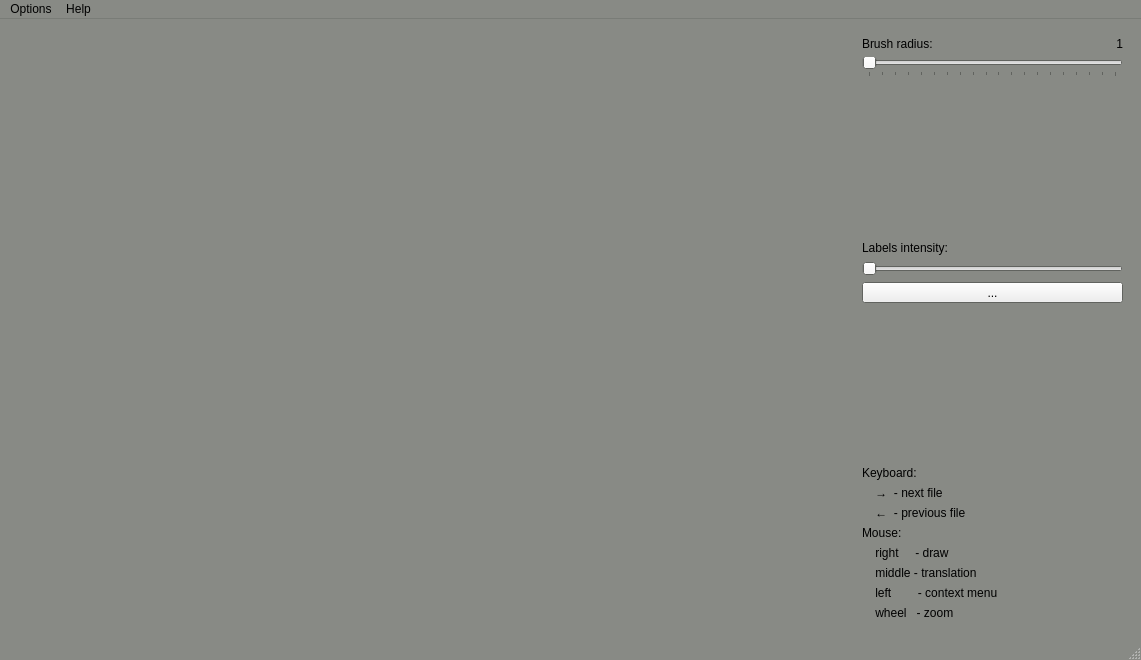
<?xml version="1.0" encoding="UTF-8"?>
<ui version="4.0">
 <class>MainWindow</class>
 <widget class="QMainWindow" name="MainWindow">
  <property name="geometry">
   <rect>
    <x>0</x>
    <y>0</y>
    <width>1141</width>
    <height>660</height>
   </rect>
  </property>
  <property name="palette">
   <palette>
    <active>
     <colorrole role="Base">
      <brush brushstyle="SolidPattern">
       <color alpha="255">
        <red>211</red>
        <green>215</green>
        <blue>207</blue>
       </color>
      </brush>
     </colorrole>
     <colorrole role="Window">
      <brush brushstyle="SolidPattern">
       <color alpha="255">
        <red>136</red>
        <green>138</green>
        <blue>133</blue>
       </color>
      </brush>
     </colorrole>
    </active>
    <inactive>
     <colorrole role="Base">
      <brush brushstyle="SolidPattern">
       <color alpha="255">
        <red>211</red>
        <green>215</green>
        <blue>207</blue>
       </color>
      </brush>
     </colorrole>
     <colorrole role="Window">
      <brush brushstyle="SolidPattern">
       <color alpha="255">
        <red>136</red>
        <green>138</green>
        <blue>133</blue>
       </color>
      </brush>
     </colorrole>
    </inactive>
    <disabled>
     <colorrole role="Base">
      <brush brushstyle="SolidPattern">
       <color alpha="255">
        <red>136</red>
        <green>138</green>
        <blue>133</blue>
       </color>
      </brush>
     </colorrole>
     <colorrole role="Window">
      <brush brushstyle="SolidPattern">
       <color alpha="255">
        <red>136</red>
        <green>138</green>
        <blue>133</blue>
       </color>
      </brush>
     </colorrole>
    </disabled>
   </palette>
  </property>
  <property name="windowTitle">
   <string>MainWindow</string>
  </property>
  <widget class="QWidget" name="centralwidget">
   <layout class="QHBoxLayout" name="horizontalLayout_2">
    <item>
     <layout class="QHBoxLayout" name="horizontalLayout" stretch="3,1">
      <item>
       <widget class="QImageWidget" name="widget" native="true">
        <layout class="QVBoxLayout" name="verticalLayout_3">
         <item>
          <widget class="QLabel" name="curentlblLabel">
           <property name="palette">
            <palette>
             <active>
              <colorrole role="WindowText">
               <brush brushstyle="SolidPattern">
                <color alpha="255">
                 <red>238</red>
                 <green>238</green>
                 <blue>236</blue>
                </color>
               </brush>
              </colorrole>
             </active>
             <inactive>
              <colorrole role="WindowText">
               <brush brushstyle="SolidPattern">
                <color alpha="255">
                 <red>238</red>
                 <green>238</green>
                 <blue>236</blue>
                </color>
               </brush>
              </colorrole>
             </inactive>
             <disabled/>
            </palette>
           </property>
           <property name="text">
            <string/>
           </property>
           <property name="alignment">
            <set>Qt::AlignCenter</set>
           </property>
          </widget>
         </item>
         <item>
          <spacer name="verticalSpacer_2">
           <property name="orientation">
            <enum>Qt::Vertical</enum>
           </property>
           <property name="sizeHint" stdset="0">
            <size>
             <width>20</width>
             <height>548</height>
            </size>
           </property>
          </spacer>
         </item>
         <item>
          <widget class="QLabel" name="statusLabel">
           <property name="text">
            <string/>
           </property>
           <property name="scaledContents">
            <bool>false</bool>
           </property>
           <property name="alignment">
            <set>Qt::AlignCenter</set>
           </property>
          </widget>
         </item>
        </layout>
       </widget>
      </item>
      <item>
       <widget class="QWidget" name="widget_2" native="true">
        <layout class="QVBoxLayout" name="verticalLayout_6" stretch="1,10,1,0,10,1,1">
         <item>
          <layout class="QVBoxLayout" name="verticalLayout">
           <item>
            <layout class="QHBoxLayout" name="horizontalLayout_3">
             <item>
              <widget class="QLabel" name="radius_label">
               <property name="text">
                <string>Brush radius:</string>
               </property>
              </widget>
             </item>
             <item>
              <widget class="QLabel" name="radius_value_label">
               <property name="layoutDirection">
                <enum>Qt::LeftToRight</enum>
               </property>
               <property name="text">
                <string>1</string>
               </property>
               <property name="alignment">
                <set>Qt::AlignRight|Qt::AlignTrailing|Qt::AlignVCenter</set>
               </property>
              </widget>
             </item>
            </layout>
           </item>
           <item>
            <widget class="QSlider" name="radius_slider">
             <property name="minimum">
              <number>1</number>
             </property>
             <property name="maximum">
              <number>20</number>
             </property>
             <property name="orientation">
              <enum>Qt::Horizontal</enum>
             </property>
             <property name="tickPosition">
              <enum>QSlider::TicksBelow</enum>
             </property>
             <property name="tickInterval">
              <number>1</number>
             </property>
            </widget>
           </item>
          </layout>
         </item>
         <item>
          <spacer name="verticalSpacer">
           <property name="orientation">
            <enum>Qt::Vertical</enum>
           </property>
           <property name="sizeHint" stdset="0">
            <size>
             <width>20</width>
             <height>518</height>
            </size>
           </property>
          </spacer>
         </item>
         <item>
          <layout class="QVBoxLayout" name="verticalLayout_5">
           <item>
            <widget class="QLabel" name="label_9">
             <property name="text">
              <string>Labels intensity:</string>
             </property>
            </widget>
           </item>
           <item>
            <widget class="QSlider" name="intensitySlider">
             <property name="maximum">
              <number>255</number>
             </property>
             <property name="orientation">
              <enum>Qt::Horizontal</enum>
             </property>
            </widget>
           </item>
          </layout>
         </item>
         <item>
          <widget class="QToolButton" name="toolButton">
           <property name="sizePolicy">
            <sizepolicy hsizetype="Expanding" vsizetype="Fixed">
             <horstretch>0</horstretch>
             <verstretch>0</verstretch>
            </sizepolicy>
           </property>
           <property name="text">
            <string>...</string>
           </property>
          </widget>
         </item>
         <item>
          <spacer name="verticalSpacer_4">
           <property name="orientation">
            <enum>Qt::Vertical</enum>
           </property>
           <property name="sizeHint" stdset="0">
            <size>
             <width>20</width>
             <height>40</height>
            </size>
           </property>
          </spacer>
         </item>
         <item>
          <layout class="QVBoxLayout" name="verticalLayout_2">
           <item>
            <widget class="QLabel" name="label_3">
             <property name="text">
              <string>Keyboard:</string>
             </property>
            </widget>
           </item>
           <item>
            <widget class="QLabel" name="label">
             <property name="text">
              <string>    →  - next file</string>
             </property>
            </widget>
           </item>
           <item>
            <widget class="QLabel" name="label_2">
             <property name="text">
              <string>    ←  - previous file</string>
             </property>
            </widget>
           </item>
          </layout>
         </item>
         <item>
          <layout class="QVBoxLayout" name="verticalLayout_4">
           <item>
            <widget class="QLabel" name="label_4">
             <property name="text">
              <string>Mouse:</string>
             </property>
            </widget>
           </item>
           <item>
            <widget class="QLabel" name="label_5">
             <property name="text">
              <string>    right     - draw</string>
             </property>
            </widget>
           </item>
           <item>
            <widget class="QLabel" name="label_7">
             <property name="text">
              <string>    middle - translation</string>
             </property>
            </widget>
           </item>
           <item>
            <widget class="QLabel" name="label_8">
             <property name="text">
              <string>    left        - context menu</string>
             </property>
            </widget>
           </item>
           <item>
            <widget class="QLabel" name="label_6">
             <property name="text">
              <string>    wheel   - zoom</string>
             </property>
            </widget>
           </item>
          </layout>
         </item>
        </layout>
       </widget>
      </item>
     </layout>
    </item>
   </layout>
  </widget>
  <widget class="QMenuBar" name="menubar">
   <property name="geometry">
    <rect>
     <x>0</x>
     <y>0</y>
     <width>1141</width>
     <height>22</height>
    </rect>
   </property>
   <widget class="QMenu" name="menuActions">
    <property name="title">
     <string>Options</string>
    </property>
    <addaction name="actionactionopenDirectory"/>
    <addaction name="actionEqualizeImage"/>
   </widget>
   <widget class="QMenu" name="menuHelp">
    <property name="title">
     <string>Help</string>
    </property>
    <addaction name="actionShowAbout"/>
   </widget>
   <addaction name="menuActions"/>
   <addaction name="menuHelp"/>
  </widget>
  <widget class="QStatusBar" name="statusbar"/>
  <action name="actionCopyPointsToClipboard">
   <property name="text">
    <string>Copy points to clipboard</string>
   </property>
   <property name="toolTip">
    <string>Copy points to clipboard</string>
   </property>
  </action>
  <action name="actionclearPoints">
   <property name="text">
    <string>clear all</string>
   </property>
   <property name="toolTip">
    <string>Clear points</string>
   </property>
  </action>
  <action name="actionShowAbout">
   <property name="text">
    <string>About</string>
   </property>
   <property name="toolTip">
    <string>Show about</string>
   </property>
  </action>
  <action name="actionLoadPoints">
   <property name="text">
    <string>Load points</string>
   </property>
   <property name="toolTip">
    <string>Load points from user input</string>
   </property>
  </action>
  <action name="actionactionopenDirectory">
   <property name="text">
    <string>Open directory</string>
   </property>
   <property name="toolTip">
    <string>Open directory for markup</string>
   </property>
  </action>
  <action name="actionEqualizeImage">
   <property name="checkable">
    <bool>true</bool>
   </property>
   <property name="text">
    <string>Histogram equalization</string>
   </property>
   <property name="toolTip">
    <string>Apply histogram equalization before show</string>
   </property>
  </action>
  <action name="actionFlipImageVertically">
   <property name="text">
    <string>Flip vertically</string>
   </property>
   <property name="toolTip">
    <string>Flip image vertically</string>
   </property>
   <property name="menuRole">
    <enum>QAction::NoRole</enum>
   </property>
  </action>
  <action name="actionFlipImageHorizontally">
   <property name="text">
    <string>Flip horizontally</string>
   </property>
   <property name="toolTip">
    <string>Flip image horizontally</string>
   </property>
   <property name="menuRole">
    <enum>QAction::NoRole</enum>
   </property>
  </action>
  <action name="actionDeleteImage">
   <property name="text">
    <string>Delete image</string>
   </property>
   <property name="toolTip">
    <string>Delete image</string>
   </property>
   <property name="menuRole">
    <enum>QAction::NoRole</enum>
   </property>
  </action>
  <action name="actionRotateImage180">
   <property name="text">
    <string>Rotate 180</string>
   </property>
   <property name="toolTip">
    <string>Rotate image 180 degrees</string>
   </property>
   <property name="menuRole">
    <enum>QAction::NoRole</enum>
   </property>
  </action>
  <action name="actionRotateImage90">
   <property name="text">
    <string>Rotate 90</string>
   </property>
   <property name="toolTip">
    <string>Rotate image 90 degrees</string>
   </property>
   <property name="menuRole">
    <enum>QAction::NoRole</enum>
   </property>
  </action>
  <action name="actionRotateImageMinus90">
   <property name="text">
    <string>Rotate -90</string>
   </property>
   <property name="toolTip">
    <string>Rotate image -90 degrees</string>
   </property>
   <property name="menuRole">
    <enum>QAction::NoRole</enum>
   </property>
  </action>
  <action name="actioneraser">
   <property name="checkable">
    <bool>true</bool>
   </property>
   <property name="icon">
    <iconset resource="resources.qrc">
     <normaloff>:/Resources/eraser.svg</normaloff>:/Resources/eraser.svg</iconset>
   </property>
   <property name="text">
    <string>eraser</string>
   </property>
   <property name="menuRole">
    <enum>QAction::NoRole</enum>
   </property>
  </action>
  <action name="actionlabel_1">
   <property name="checkable">
    <bool>true</bool>
   </property>
   <property name="text">
    <string>1. Плечеголовной ствол</string>
   </property>
   <property name="menuRole">
    <enum>QAction::NoRole</enum>
   </property>
  </action>
  <action name="actionlabel_2">
   <property name="checkable">
    <bool>true</bool>
   </property>
   <property name="text">
    <string>2. Левая общая сонная артерия</string>
   </property>
   <property name="menuRole">
    <enum>QAction::NoRole</enum>
   </property>
  </action>
  <action name="actionlabel_3">
   <property name="checkable">
    <bool>true</bool>
   </property>
   <property name="text">
    <string>3. Левая подключичная артерия</string>
   </property>
   <property name="menuRole">
    <enum>QAction::NoRole</enum>
   </property>
  </action>
  <action name="actionlabel_4">
   <property name="checkable">
    <bool>true</bool>
   </property>
   <property name="text">
    <string>1. Нижняя диафрагмальная артерия левая/правая</string>
   </property>
   <property name="menuRole">
    <enum>QAction::NoRole</enum>
   </property>
  </action>
  <action name="actionlabel_5">
   <property name="checkable">
    <bool>true</bool>
   </property>
   <property name="text">
    <string>2. Чревный ствол</string>
   </property>
   <property name="menuRole">
    <enum>QAction::NoRole</enum>
   </property>
  </action>
  <action name="actionlabel_6">
   <property name="checkable">
    <bool>true</bool>
   </property>
   <property name="text">
    <string>3. Левая желудочковая артерия</string>
   </property>
   <property name="menuRole">
    <enum>QAction::NoRole</enum>
   </property>
  </action>
  <action name="actionlabel_7">
   <property name="checkable">
    <bool>true</bool>
   </property>
   <property name="text">
    <string>4. Общая печеночная артерия</string>
   </property>
   <property name="menuRole">
    <enum>QAction::NoRole</enum>
   </property>
  </action>
  <action name="actionlabel_8">
   <property name="checkable">
    <bool>true</bool>
   </property>
   <property name="text">
    <string>5. Селезеночная артерия</string>
   </property>
   <property name="menuRole">
    <enum>QAction::NoRole</enum>
   </property>
  </action>
  <action name="actionlabel_9">
   <property name="checkable">
    <bool>true</bool>
   </property>
   <property name="text">
    <string>6. Верхняя брыжеечная артерия</string>
   </property>
   <property name="menuRole">
    <enum>QAction::NoRole</enum>
   </property>
  </action>
  <action name="actionlabel_10">
   <property name="checkable">
    <bool>true</bool>
   </property>
   <property name="text">
    <string>7. Нижняя брыжеечная артерия</string>
   </property>
   <property name="menuRole">
    <enum>QAction::NoRole</enum>
   </property>
  </action>
  <action name="actionlabel_11">
   <property name="checkable">
    <bool>true</bool>
   </property>
   <property name="text">
    <string>8. Почечная артерия левая/правая</string>
   </property>
   <property name="menuRole">
    <enum>QAction::NoRole</enum>
   </property>
  </action>
  <action name="actionlabel_12">
   <property name="checkable">
    <bool>true</bool>
   </property>
   <property name="text">
    <string>9. Нижняя брыжеечная артерия</string>
   </property>
   <property name="menuRole">
    <enum>QAction::NoRole</enum>
   </property>
  </action>
  <action name="actionlabel_13">
   <property name="checkable">
    <bool>true</bool>
   </property>
   <property name="text">
    <string>10. Общая подвздошная артерия</string>
   </property>
   <property name="menuRole">
    <enum>QAction::NoRole</enum>
   </property>
  </action>
 </widget>
 <customwidgets>
  <customwidget>
   <class>QImageWidget</class>
   <extends>QWidget</extends>
   <header>qimagewidget.h</header>
   <container>1</container>
  </customwidget>
 </customwidgets>
 <tabstops>
  <tabstop>radius_slider</tabstop>
 </tabstops>
 <resources>
  <include location="resources.qrc"/>
 </resources>
 <connections/>
</ui>
